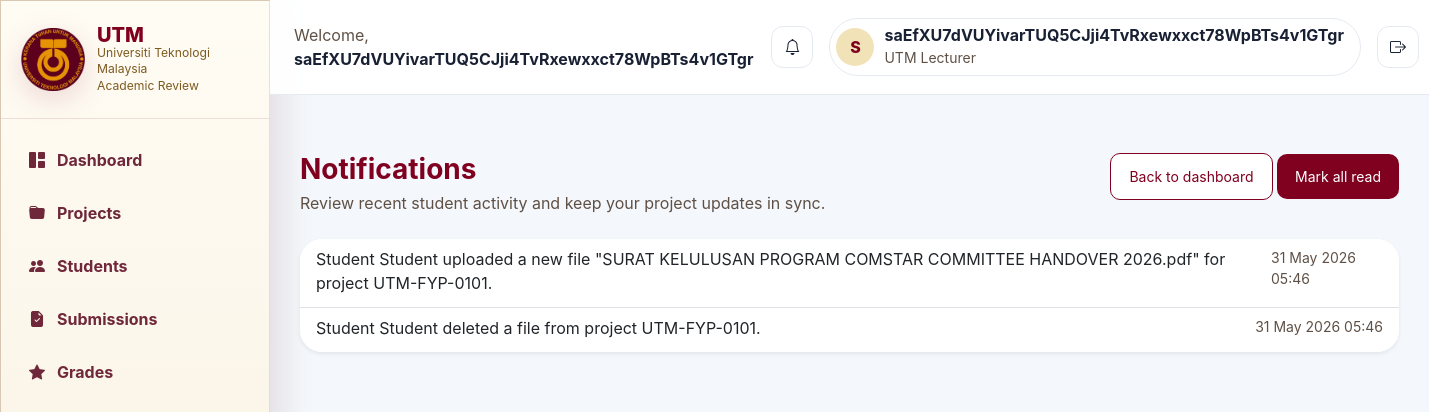
/lecturer/lecturer_notifications.php (signed in), run on an earlier commit of the app's database.
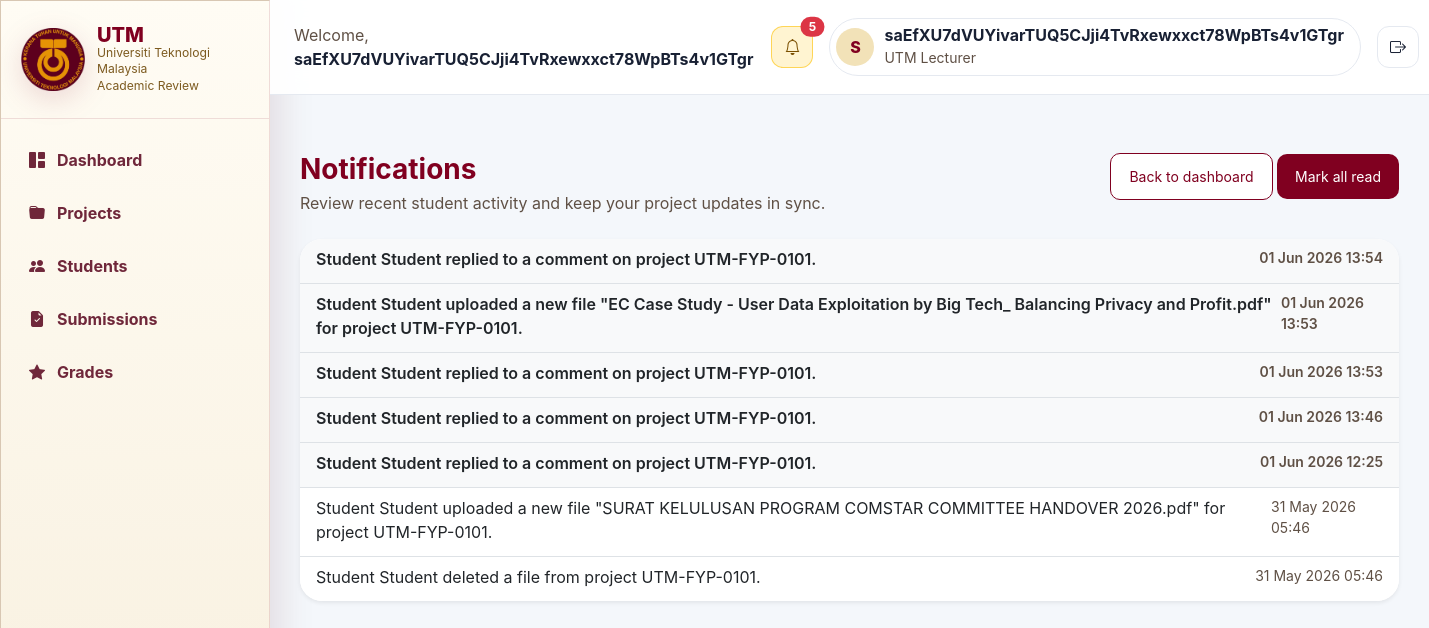
And on a later commit of the database.
### tables this page shows
CREATE TABLE notifications (
  notification_id INTEGER PRIMARY KEY AUTOINCREMENT,
  recipient_user_id INTEGER NOT NULL REFERENCES users(user_id),
  sender_user_id INTEGER REFERENCES users(user_id),
  project_id INTEGER REFERENCES projects(project_id),
  notification_type TEXT NOT NULL,
  message TEXT NOT NULL,
  is_read INTEGER NOT NULL DEFAULT 0,
  created_at DATETIME DEFAULT CURRENT_TIMESTAMP
);

### lecturer/lecturer_notifications.php (the view, shortened to what this page needs)
<?php
require_once __DIR__ . '/lecturer_header.php';
$returnUrl = $_GET['return'] ?? '../lecturer/Lecturer_dashboard.php';
$notifications = [];
try {
    $notifications = fetchLecturerNotifications($db, $lecturerId, 50);
} catch (Throwable $error) {
    $flashMessage = 'Unable to load notifications.';
    $flashType = 'danger';
}
?>
        <div class="content">
            <section class="d-flex align-items-start justify-content-between flex-wrap gap-3 mb-4">
                <div>
                    <h1 class="h3 fw-bold mb-1" style="color:var(--lecturer-maroon);">Notifications</h1>
                    <p class="text-muted mb-0">Review recent student activity and keep your project updates in sync.</p>
                </div>
                <div>
                    <a href="<?= e($returnUrl) ?>" class="btn btn-sm btn-outline-secondary">Back to dashboard</a>
                    <a href="?action=mark_all_read&return=<?= rawurlencode($returnUrl) ?>" class="btn btn-sm btn-outline-primary">Mark all read</a>
                </div>
            </section>
            <div class="card shadow-sm border-0">
                <div class="card-body p-0">
                    <?php if (count($notifications) === 0): ?>
                        <div class="p-4 text-center text-muted">
                            No notifications available.
                        </div>
                    <?php else: ?>
                        <div class="list-group list-group-flush">
                            <?php foreach ($notifications as $notification): ?>
                                <a href="?action=mark_read&id=<?= e($notification['notification_id']) ?>&return=<?= rawurlencode($returnUrl) ?>" class="list-group-item list-group-item-action <?= $notification['is_read'] ? 'bg-white' : 'bg-light fw-semibold' ?>">
                                    <div class="d-flex justify-content-between align-items-start">
                                        <div>
                                            <p class="mb-1"><?= e($notification['message']) ?></p>
                                        </div>
                                        <small class="text-muted"><?= e(date('d M Y H:i', strtotime($notification['created_at'] ?? ''))) ?></small>
                                    </div>
                                </a>
                            <?php endforeach; ?>
                        </div>
                    <?php endif; ?>
                </div>
            </div>
        </div>
    </div>
</body>
</html>

### lecturer/lecturer_header.php (shortened to what this page needs)
<?php
require_once __DIR__ . '/../database/db.php';
if (!function_exists('e')) {
    function e($value): string
    {
        return htmlspecialchars((string) $value, ENT_QUOTES, 'UTF-8');
    }
}
if (!function_exists('fetchLecturerNotifications')) {
    function fetchLecturerNotifications(PDO $db, int $lecturerId, int $limit = 8): array
    {
        $stmt = $db->prepare(
            'SELECT n.notification_id, n.message, n.is_read, n.created_at, p.title_encrypted AS project_title, u.name_encrypted AS sender_name
             FROM notifications n
             LEFT JOIN projects p ON p.project_id = n.project_id
             LEFT JOIN users u ON u.user_id = n.sender_user_id
             WHERE n.recipient_user_id = ?
             ORDER BY n.created_at DESC
             LIMIT ?'
        );
        $stmt->bindValue(1, $lecturerId, PDO::PARAM_INT);
        $stmt->bindValue(2, $limit, PDO::PARAM_INT);
        $stmt->execute();
        return $stmt->fetchAll(PDO::FETCH_ASSOC);
    }
}
if (!function_exists('countUnreadLecturerNotifications')) {
    function countUnreadLecturerNotifications(PDO $db, int $lecturerId): int
    {
        $stmt = $db->prepare('SELECT COUNT(*) FROM notifications WHERE recipient_user_id = ? AND is_read = 0');
        $stmt->execute([$lecturerId]);
        return (int) $stmt->fetchColumn();
    }
}
$lecturerId = (int) ($_SESSION['user_id'] ?? 0);
$lecturerName = trim((string) ($_SESSION['user_name'] ?? 'Lecturer'));
$lecturerInitials = implode('', array_slice(array_map(
    static fn($part) => strtoupper(substr($part, 0, 1)),
    array_filter(preg_split('/\s+/', $lecturerName) ?: [])
), 0, 2)) ?: 'L';
$unreadNotificationCount = 0;
try {
    $lecturerNotifications = fetchLecturerNotifications($db, $lecturerId, 8);
    $unreadNotificationCount = countUnreadLecturerNotifications($db, $lecturerId);
} catch (Throwable $error) {
    $lecturerNotifications = [];
    $unreadNotificationCount = 0;
}
?>
<!DOCTYPE html>
<html lang="en">
<head>
    <link href="https://cdn.jsdelivr.net/npm/bootstrap@5.3.3/dist/css/bootstrap.min.css" rel="stylesheet">
    <link href="https://cdn.jsdelivr.net/npm/bootstrap-icons@1.11.3/font/bootstrap-icons.min.css" rel="stylesheet">
    <link rel="stylesheet" href="../public/utm-theme.css">
</head>
<body>
<div class="lecturer-shell">
    <?php require __DIR__ . '/lecturer_sidebar.php'; ?>
    <main class="lecturer-main">
        <header class="top-navbar d-flex align-items-center justify-content-between px-3 px-lg-4">
            <div class="welcome-text">
                <span class="text-muted">Welcome,</span>
                <strong><?= e($lecturerName) ?></strong>
            </div>
            <div class="d-flex align-items-center gap-2 gap-sm-3 ms-auto">
                <a class="icon-button position-relative <?= $unreadNotificationCount > 0 ? 'notification-active' : '' ?>" href="../lecturer/lecturer_notifications.php" aria-label="Notifications">
                    <i class="bi bi-bell"></i>
                    <?php if ($unreadNotificationCount > 0): ?>
                        <span class="position-absolute top-0 start-100 translate-middle badge rounded-pill bg-danger">
                            <?= e($unreadNotificationCount) ?>
                        </span>
                    <?php endif; ?>
                </a>
                <div class="profile-chip">
                    <div class="avatar"><?= e($lecturerInitials) ?></div>
                    <div class="d-none d-sm-block pe-1">
                        <div class="fw-bold lh-sm"><?= e($lecturerName) ?></div>
                        <small class="text-muted">UTM Lecturer</small>
                    </div>
                </div>
                <a class="icon-button text-decoration-none" href="../public/logout.php" aria-label="Sign out">
                    <i class="bi bi-box-arrow-right"></i>
                </a>
            </div>
        </header>

### lecturer/lecturer_sidebar.php
<?php $currentPage = basename($_SERVER['PHP_SELF']); ?>
<aside class="sidebar d-flex flex-column">
    <div class="brand">
        <img class="brand-mark" src="../assets/utm-logo.png" alt="UTM logo">
        <div>
            <p class="brand-title">UTM</p>
            <div class="brand-subtitle">Universiti Teknologi Malaysia<br>Academic Review</div>
        </div>
    </div>
    <nav class="sidebar-nav" aria-label="Lecturer navigation">
        <a class="nav-link <?= $currentPage === 'Lecturer_dashboard.php' ? 'active' : '' ?>" href="Lecturer_dashboard.php">
            <i class="bi bi-grid-1x2-fill"></i>
            <span>Dashboard</span>
        </a>
        <a class="nav-link <?= $currentPage === 'lecturer_projects.php' ? 'active' : '' ?>" href="lecturer_projects.php">
            <i class="bi bi-folder-fill"></i>
            <span>Projects</span>
        </a>
        <a class="nav-link <?= $currentPage === 'lecturer_students.php' ? 'active' : '' ?>" href="lecturer_students.php">
            <i class="bi bi-people-fill"></i>
            <span>Students</span>
        </a>
        <a class="nav-link <?= $currentPage === 'lecturer_submissions.php' ? 'active' : '' ?>" href="lecturer_submissions.php">
            <i class="bi bi-file-earmark-check-fill"></i>
            <span>Submissions</span>
        </a>
        <a class="nav-link <?= $currentPage === 'lecturer_grades.php' ? 'active' : '' ?>" href="lecturer_grades.php">
            <i class="bi bi-star-fill"></i>
            <span>Grades</span>
        </a>
    </nav>
</aside>

### public/utm-theme.css (style rules this page uses)
:root { --utm-maroon: #800020; --utm-maroon-dark: #500014; --utm-gold: #F2A900; --utm-gold-soft: #f9d67b; --utm-white: #FFFFFF; --utm-dark: #222222; --utm-bg: #f5f2ee; --utm-surface: #ffffff; --utm-surface-soft: #fbf1e6; --utm-border: #d8c7b3; --utm-muted: #5f5045; --utm-shadow: 0 18px 46px rgba(0, 0, 0, 0.12); --utm-transition: 0.22s ease; }
* { box-sizing: border-box; }
html { scroll-behavior: smooth; }
body { margin: 0; min-height: 100%; font-family: 'DM Sans', 'Plus Jakarta Sans', sans-serif; color: var(--utm-dark); background: radial-gradient(circle at top left, rgba(242, 169, 0, 0.08), transparent 32%), linear-gradient(180deg, #fffdfa 0%, var(--utm-bg) 100%); }
a { color: var(--utm-maroon); text-decoration: none; transition: color var(--utm-transition); }
.btn, .btn-primary, .btn-utm { display: inline-flex; align-items: center; justify-content: center; padding: 12px 18px; border-radius: 10px; border: none; background: var(--utm-maroon); color: var(--utm-white); cursor: pointer; transition: background var(--utm-transition), transform var(--utm-transition), box-shadow var(--utm-transition); }
.btn-outline-secondary, .btn-secondary { background: #fff; color: var(--utm-maroon); border: 1px solid var(--utm-maroon); box-shadow: none; }
.card, .login-card, .panel, .table, .table th, .table td, .navbar, .topbar, .sidebar, .form-control, .form-select, .footer, .badge { background: var(--utm-white); }
.card, .login-card, .panel, .form-control, .form-select, .sidebar, .topbar, .footer { border: 1px solid var(--utm-border); box-shadow: var(--utm-shadow); }
.utmbox, .card, .login-card, .panel { border-radius: 22px; overflow: hidden; }
.text-muted { color: var(--utm-muted) !important; }
.topbar, .sidebar, .footer { background: var(--utm-white); }
.avatar { font-size: 1rem; }

### lecturer/lecturer_header.php (style rules this page uses)
:root { --lecturer-maroon: #800020; --lecturer-maroon-dark: #540014; --lecturer-gold: #dca51c; --lecturer-bg: #f4f7fb; --lecturer-card: #ffffff; --lecturer-border: #e5e9f0; --lecturer-text: #182033; --lecturer-muted: #6e7686; --lecturer-shadow: 0 16px 38px rgba(28, 39, 60, 0.09); }
body { margin: 0; min-height: 100vh; background: var(--lecturer-bg); color: var(--lecturer-text); font-family: Inter, system-ui, -apple-system, BlinkMacSystemFont, "Segoe UI", sans-serif; }
.lecturer-shell { min-height: 100vh; padding-left: 270px; }
.sidebar { position: fixed; inset: 0 auto 0 0; width: 270px; overflow-y: auto; background: linear-gradient(180deg, #fffcf4 0%, #f8f0df 100%); color: var(--lecturer-maroon); border-right: 1px solid rgba(128, 0, 32, 0.12); box-shadow: 12px 0 32px rgba(84, 0, 20, 0.1); }
.brand { min-height: 105px; padding: 24px 20px; display: flex; align-items: center; gap: 12px; border-bottom: 1px solid rgba(128, 0, 32, 0.12); }
.brand-mark { width: 64px; height: 64px; object-fit: contain; flex: 0 0 auto; filter: drop-shadow(0 8px 14px rgba(128, 0, 32, 0.14)); }
.brand-title { margin: 0; color: var(--lecturer-maroon); font-weight: 800; font-size: 1.25rem; line-height: 1; }
.brand-subtitle { color: #7d5b20; font-size: 0.76rem; line-height: 1.35; }
.sidebar-nav { display: grid; gap: 7px; padding: 18px 14px; }
.nav-link { display: flex; align-items: center; gap: 12px; min-height: 46px; padding: 11px 14px; border-radius: 12px; color: #6f273a; font-weight: 700; text-decoration: none; }
.lecturer-main { min-width: 0; }
.top-navbar { display: flex; align-items: center; justify-content: space-between; gap: 18px; margin-bottom: 28px; padding: 18px 24px; position: sticky; top: 0; z-index: 20; background: rgba(255, 255, 255, 0.93); border-bottom: 1px solid var(--lecturer-border); backdrop-filter: blur(12px); }
.icon-button { width: 42px; aspect-ratio: 1; border-radius: 12px; border: 1px solid var(--lecturer-border); background: #fff; display: inline-grid; place-items: center; color: var(--lecturer-text); position: relative; }
.icon-button.notification-active { background: rgba(255, 243, 205, 0.9); border-color: rgba(254, 193, 7, 0.6); color: #7a4f00; }
.icon-button.notification-active .bi-bell { color: #7a4f00; }
.profile-chip { display: flex; align-items: center; gap: 10px; padding: 6px 12px 6px 6px; border-radius: 999px; border: 1px solid var(--lecturer-border); background: #fff; }
.avatar { width: 38px; aspect-ratio: 1; border-radius: 50%; display: grid; place-items: center; background: #f2e2b8; color: var(--lecturer-maroon); font-weight: 800; }
.content { padding: 30px; }

What changed in the data, as far as the page shows it:
added notifications: message "Student Student replied to a comment on project UTM-FYP-0101.", created_at "01 Jun 2026 13:54"
added notifications: message "Student Student uploaded a new file \"EC Case Study - User Data Exploitation by Big Tech_ Balancing Privacy and Profit.pdf\" for project UTM-FYP-0101.", created_at "01 Jun 2026 13:53"
added notifications: message "Student Student replied to a comment on project UTM-FYP-0101.", created_at "01 Jun 2026 13:53"
added notifications: message "Student Student replied to a comment on project UTM-FYP-0101.", created_at "01 Jun 2026 13:46"
added notifications: message "Student Student replied to a comment on project UTM-FYP-0101.", created_at "01 Jun 2026 12:25"
Also different on the page:
$unreadNotificationCount: (not shown) → "5"
